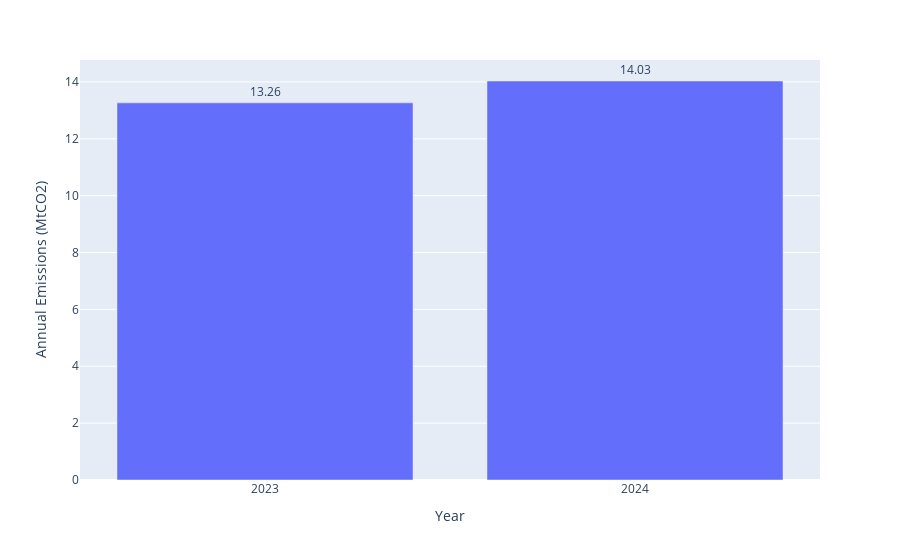

Notebook source saved alongside this figure:
### Code cell
import pandas as pd
import plotly.express as px

model_outputs_path = '../../model/outputs/'

# Cargar el archivo CSV
emissions = pd.read_csv(model_outputs_path + 'emissions.csv')
# Filtrar las columnas necesarias
emissions = emissions[['PERIOD', 'AnnualEmissions_tCO2_per_yr']]
# Convertir las emisiones a millones
emissions['AnnualEmissions_tCO2_per_yr'] = emissions['AnnualEmissions_tCO2_per_yr'] / 1000000
# Crear el gráfico de barras interactivo
fig = px.bar(
    emissions, x='PERIOD', y='AnnualEmissions_tCO2_per_yr',
    labels={'AnnualEmissions_tCO2_per_yr': 'Annual Emissions (MtCO2)', 'PERIOD': 'Year'},
    text='AnnualEmissions_tCO2_per_yr')
# Mejorar la visualización
fig.update_traces(texttemplate='%{text:.2f}', textposition='outside')
fig.update_layout(xaxis=dict(tickvals=emissions['PERIOD'].to_list()))
fig.show()

### Figure 1 — Plotly figure (JSON) as saved in the notebook; plotly's stock layout.template omitted (floating-point values rounded to 4 significant figures)
{"data": [{"alignmentgroup": "True", "hovertemplate": "Year=%{x}<br>Annual Emissions (MtCO2)=%{text}<extra></extra>", "legendgroup": "", "marker": {"color": "#636efa", "pattern": {"shape": ""}}, "name": "", "offsetgroup": "", "orientation": "v", "showlegend": false, "text": [13.26, 14.03], "textposition": "outside", "texttemplate": "%{text:.2f}", "type": "bar", "x": [2023, 2024], "xaxis": "x", "y": [13.26, 14.03], "yaxis": "y"}], "layout": {"barmode": "relative", "legend": {"tracegroupgap": 0}, "margin": {"t": 60}, "xaxis": {"anchor": "y", "domain": [0, 1], "tickvals": [2023, 2024], "title": {"text": "Year"}}, "yaxis": {"anchor": "x", "domain": [0, 1], "title": {"text": "Annual Emissions (MtCO2)"}}}}
